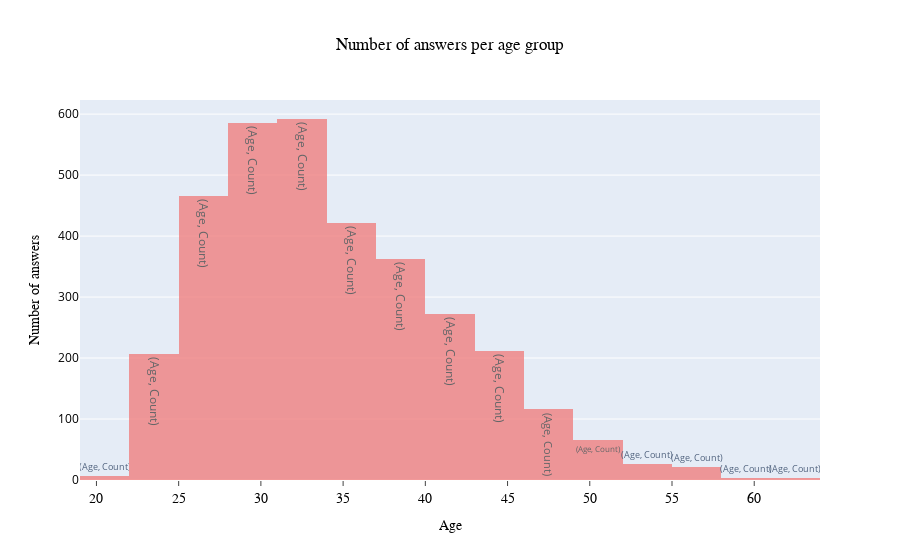

The code cell stored with this chart in its notebook:
### Markdown cell above
Next, we will plot the distribution of <b>answers per age group</b> through an histogram.

### Code cell
fig = go.Figure()

fig.add_trace(go.Histogram(x=df.Age,
                          xbins=dict(
                              start = 19,
                              end = 67,
                              size = 3),
                          marker=dict(color='rgb(240,128,128)')))

fig.update_traces(opacity=0.8,
                 text='(Age, Count)')

fig.update_layout(title=dict(
                     text='Number of answers per age group',
                     font=dict(
                         family='Arial',
                         color='black'),
                    x=0.5),
                 xaxis=dict(
                    showline=False,
                    showgrid=False,
                    showticklabels=True,
                    ticks='outside',
                    tickfont=dict(
                        family='Arial',
                        size=14,
                        color='black'),
                    title=dict(
                        text='Age',
                        font=dict(
                            family='Arial',
                            color='black'))),
                 yaxis=dict(
                    title=dict(
                        text='Number of answers',
                        font=dict(
                            family='Arial',
                            size=14,
                            color='black')),
                        color='black'),)

fig.show()

### Figure 1 — Plotly figure (JSON) as saved in the notebook; plotly's stock layout.template omitted (floating-point values rounded to 4 significant figures; data arrays with more than 128 entries replaced by an {"elided": "..."} marker saying what was removed)
{"data": [{"marker": {"color": "rgb(240,128,128)"}, "opacity": 0.8, "text": "(Age, Count)", "type": "histogram", "x": {"elided": "3371 int values"}, "xbins": {"end": 67, "size": 3, "start": 19}}], "layout": {"title": {"font": {"color": "black", "family": "Arial"}, "text": "Number of answers per age group", "x": 0.5}, "xaxis": {"showgrid": false, "showline": false, "showticklabels": true, "tickfont": {"color": "black", "family": "Arial", "size": 14}, "ticks": "outside", "title": {"font": {"color": "black", "family": "Arial"}, "text": "Age"}}, "yaxis": {"color": "black", "title": {"font": {"color": "black", "family": "Arial", "size": 14}, "text": "Number of answers"}}}}
